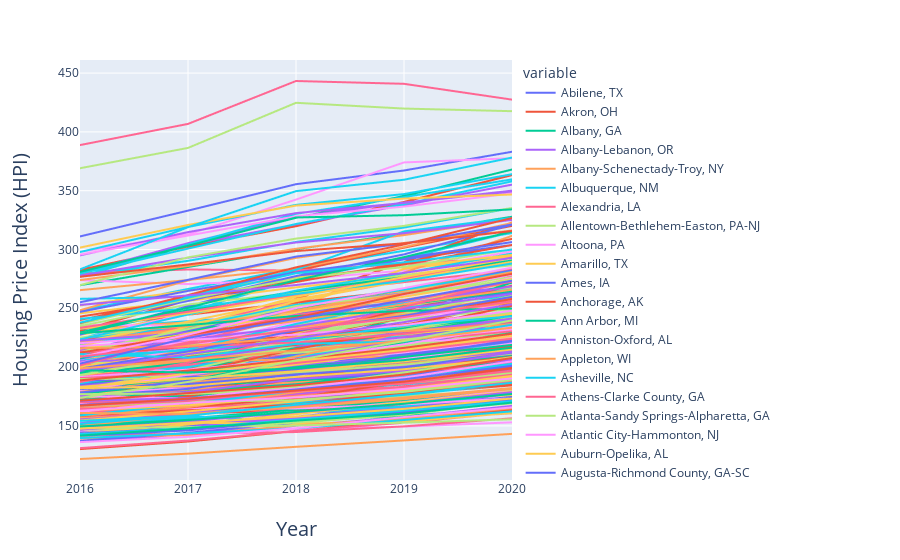

This figure's notebook cell:
### Markdown cell above
Double Click on City in Legend or Plot to Isolate

### Code cell
# Build a fnc to call back plotting operation later

def plot_HPI(df):
    HPI_transposed = df.T
    HPI_transposed.columns = HPI_transposed.iloc[0]
    HPI_transposed = HPI_transposed.drop("Name", axis=0)
    p = HPI_transposed.index.values
    HPI_transposed.insert(0, column="new",value = p)
    cols = HPI_transposed.columns
    fig = px.line(HPI_transposed, x=cols[0], y=cols[1:])
    fig.update_xaxes(
            title_text = "Year",
            title_font = {"size": 20},
            title_standoff = 25)
    fig.update_yaxes(
            title_text = "Housing Price Index (HPI)",
            title_font = {"size": 20},
            title_standoff = 25)
    return fig

HPI = plot_HPI(df_HPI)
HPI.show()
